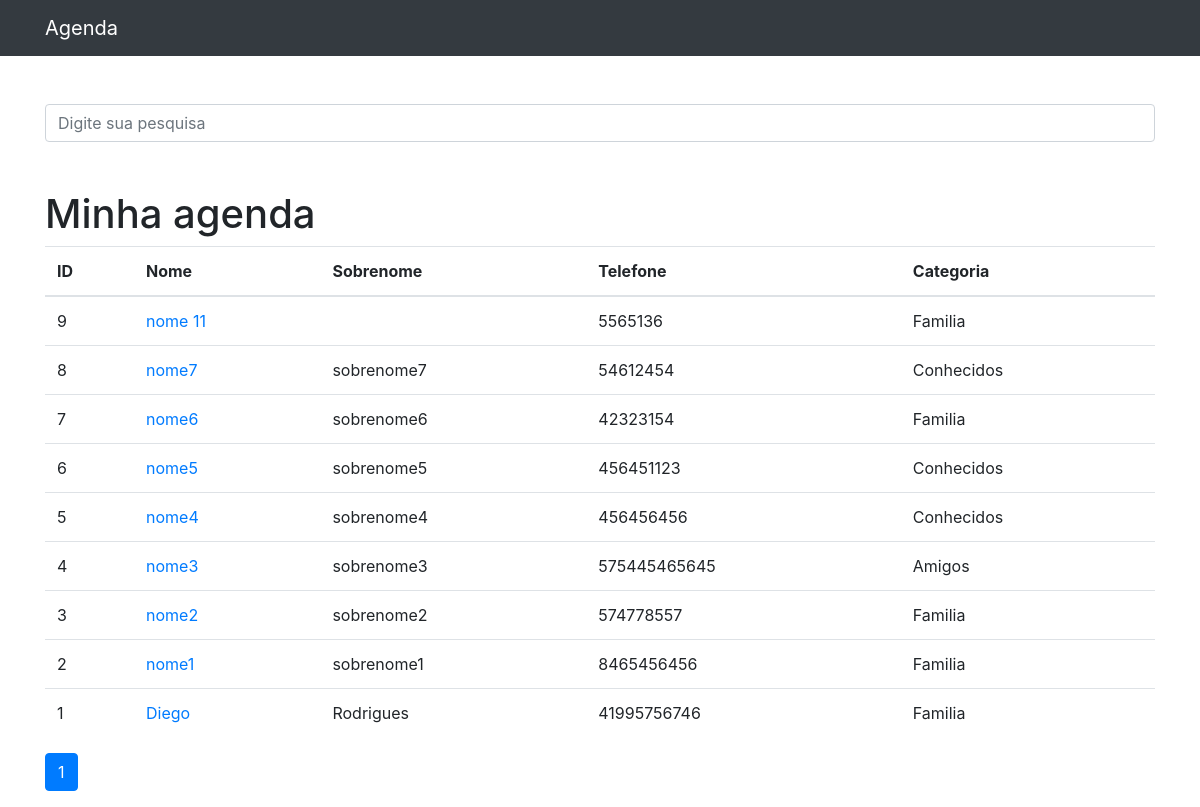
The app's page /, older data.
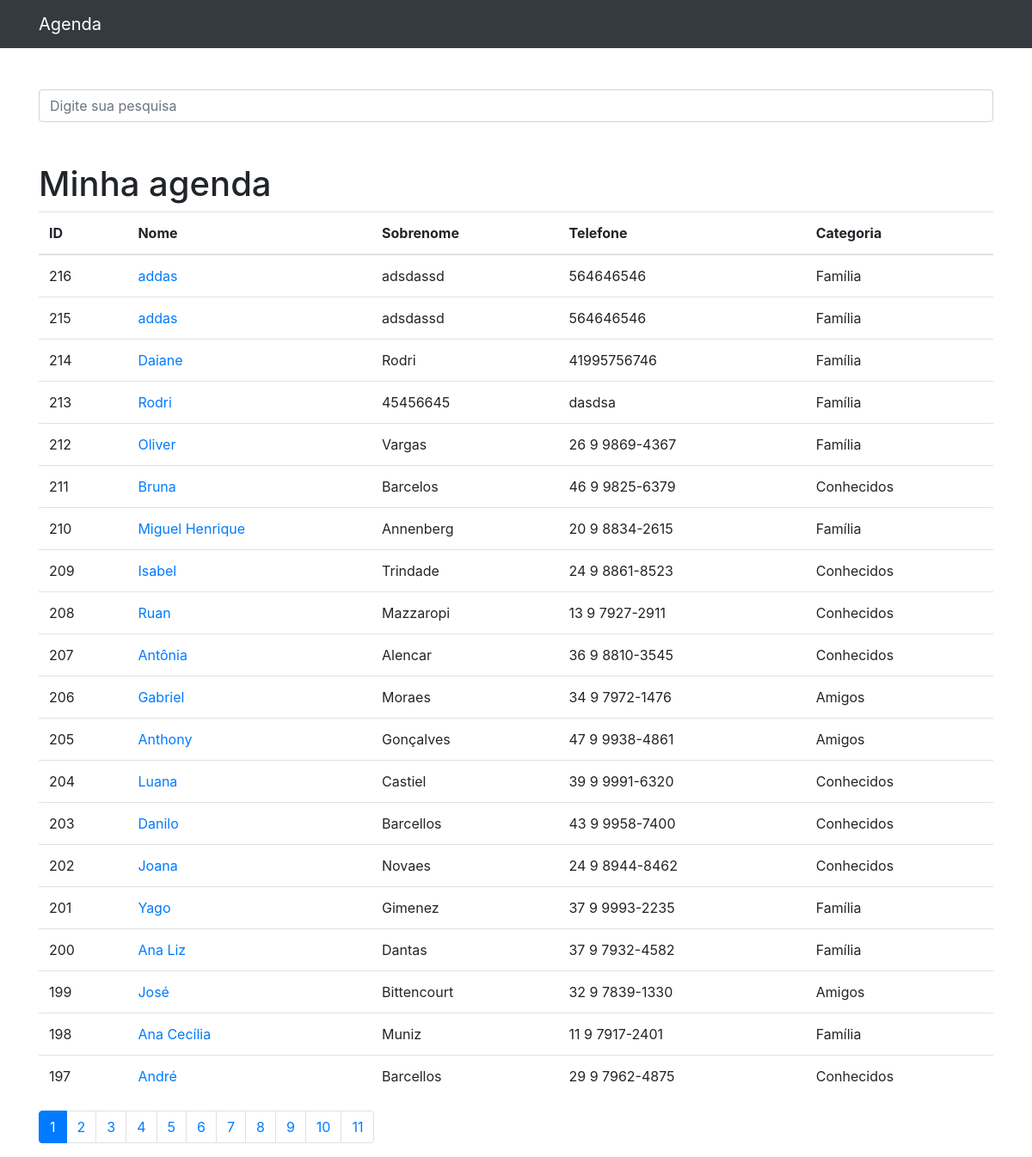
The same page, newer data.
### contatos/models.py (models this page shows, shortened)
class Contato(models.Model):
    nome = models.CharField(max_length=150)
    sobrenome = models.CharField(max_length=255, blank=True)
    telefone = models.CharField(max_length=255)
    email = models.CharField(max_length=255, blank=True)
    data_criacao = models.DateTimeField(default=timezone.now)
    descricao = models.TextField(blank=True)
    categoria = models.ForeignKey(Categoria, on_delete=models.DO_NOTHING)
    mostrar = models.BooleanField(default=True)
    foto = models.ImageField(blank=True, upload_to='fotos/%Y/%m/')

class Categoria(models.Model):
    nome = models.CharField(max_length=255)
    def __str__(self):
        return self.nome

### contatos/views.py (the view)
# urls.py: path('', views.index, name='index'),
def index(request):
    contatos = Contato.objects.order_by('-id').filter(
        mostrar=True
    )
    paginator = Paginator(contatos, 20)
    page = request.GET.get('p')
    contatos = paginator.get_page(page)
    return render(request, 'contatos/index.html', {
        'contatos': contatos
    })

### contatos/templates/contatos/index.html
{% extends 'base.html' %}
{%block conteudo%}
    <h1 class="mt-5">Minha agenda</h1>
    <table class="table">
      <thead>
        <tr>
          <th>ID</th>
          <th>Nome</th>
          <th>Sobrenome</th>
          <th>Telefone</th>
          <th>Categoria</th>
        </tr>
      </thead>
      <tbody>
        {% for contato in contatos %}
          <tr>
            <td>{{ contato.id }}</td>
            <td>
              <a href="{% url 'ver_contato' contato.id %}">{{ contato.nome }}</a>
            </td>
            <td>{{ contato.sobrenome }}</td>
            <td>{{ contato.telefone }}</td>
            <td>{{ contato.categoria }}</td>
          </tr>
        {% endfor %}
      </tbody>
    </table>
<nav aria-label="Page navigation example">
  <ul class="pagination">
    {% for pagina in contatos.paginator.page_range %}
      {% if contatos.number == pagina %}
        <li class="page-item active">
          <a class="page-link" href="?p={{ pagina }}&termo={{ request.GET.termo }}">{{pagina}}</a>
        </li>
      {% else %}
        <li class="page-item">
          <a class="page-link" href="?p={{ pagina }}&termo={{ request.GET.termo }}">{{pagina}}</a>
        </li>
      {% endif %}
    {% endfor %}
  </ul>
</nav>
{%endblock%}

Row changes from the older to the newer data that the page shows:
no longer on this page (row edited): Contato: id "9", nome "nome 11", telefone "5565136", categoria "Familia"
no longer on this page (row edited): Contato: id "8", nome "nome7", sobrenome "sobrenome7", telefone "54612454", categoria "Conhecidos"
no longer on this page (row edited): Contato: id "7", nome "nome6", sobrenome "sobrenome6", telefone "42323154", categoria "Familia"
no longer on this page (row edited): Contato: id "6", nome "nome5", sobrenome "sobrenome5", telefone "456451123", categoria "Conhecidos"
no longer on this page (row edited): Contato: id "5", nome "nome4", sobrenome "sobrenome4", telefone "456456456", categoria "Conhecidos"
removed Contato: id "4", nome "nome3", sobrenome "sobrenome3", telefone "575445465645", categoria "Amigos"
removed Contato: id "3", nome "nome2", sobrenome "sobrenome2", telefone "574778557", categoria "Familia"
no longer on this page (row edited): Contato: id "2", nome "nome1", sobrenome "sobrenome1", telefone "8465456456", categoria "Familia"
no longer on this page (row edited): Contato: id "1", nome "Diego", sobrenome "Rodrigues", telefone "41995756746", categoria "Familia"
added Contato: id "216", nome "addas", sobrenome "adsdassd", telefone "564646546", categoria "Família"
added Contato: id "215", nome "addas", sobrenome "adsdassd", telefone "564646546", categoria "Família"
added Contato: id "214", nome "Daiane", sobrenome "Rodri", telefone "41995756746", categoria "Família"
added Contato: id "213", nome "Rodri", sobrenome "45456645", telefone "dasdsa", categoria "Família"
added Contato: id "212", nome "Oliver", sobrenome "Vargas", telefone "26 9 9869-4367", categoria "Família"
added Contato: id "211", nome "Bruna", sobrenome "Barcelos", telefone "46 9 9825-6379", categoria "Conhecidos"
added Contato: id "210", nome "Miguel Henrique", sobrenome "Annenberg", telefone "20 9 8834-2615", categoria "Família"
added Contato: id "209", nome "Isabel", sobrenome "Trindade", telefone "24 9 8861-8523", categoria "Conhecidos"
added Contato: id "208", nome "Ruan", sobrenome "Mazzaropi", telefone "13 9 7927-2911", categoria "Conhecidos"
added Contato: id "207", nome "Antônia", sobrenome "Alencar", telefone "36 9 8810-3545", categoria "Conhecidos"
added Contato: id "206", nome "Gabriel", sobrenome "Moraes", telefone "34 9 7972-1476", categoria "Amigos"
added Contato: id "205", nome "Anthony", sobrenome "Gonçalves", telefone "47 9 9938-4861", categoria "Amigos"
added Contato: id "204", nome "Luana", sobrenome "Castiel", telefone "39 9 9991-6320", categoria "Conhecidos"
added Contato: id "203", nome "Danilo", sobrenome "Barcellos", telefone "43 9 9958-7400", categoria "Conhecidos"
added Contato: id "202", nome "Joana", sobrenome "Novaes", telefone "24 9 8944-8462", categoria "Conhecidos"
added Contato: id "201", nome "Yago", sobrenome "Gimenez", telefone "37 9 9993-2235", categoria "Família"
added Contato: id "200", nome "Ana Liz", sobrenome "Dantas", telefone "37 9 7932-4582", categoria "Família"
added Contato: id "199", nome "José", sobrenome "Bittencourt", telefone "32 9 7839-1330", categoria "Amigos"
added Contato: id "198", nome "Ana Cecília", sobrenome "Muniz", telefone "11 9 7917-2401", categoria "Família"
added Contato: id "197", nome "André", sobrenome "Barcellos", telefone "29 9 7962-4875", categoria "Conhecidos"
Text that changed along with them:
new list line: "2"
new list line: "3"
new list line: "4"
new list line: "5"
new list line: "6"
new list line: "7"
new list line: "8"
new list line: "9"
new list line: "10"
new list line: "11"
